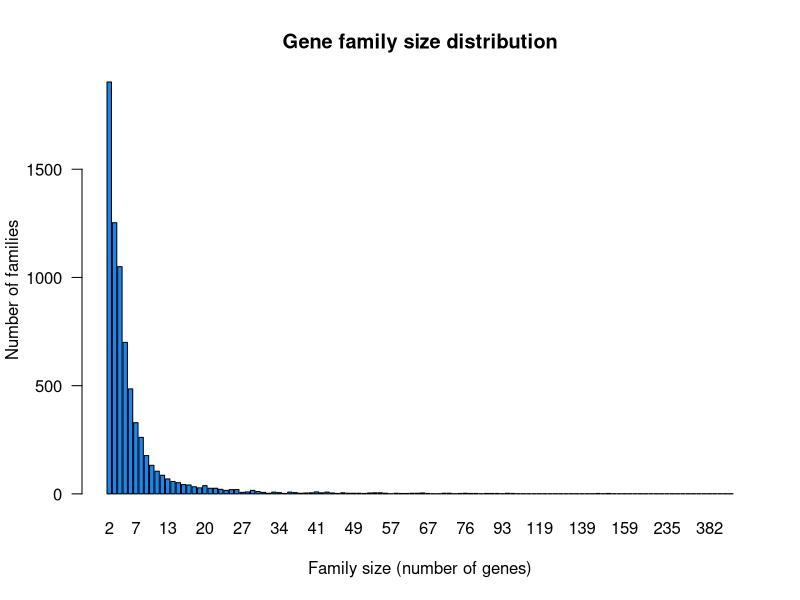

Generate this figure with R:
# 1. Load file (correct your path)
# lines <- readLines("C:/Users/eyabt/Desktop/comparative-genomics-project/examples/clustering_output.txt")
lines <- readLines("../../output/clusters/protein_families_filtered_blast_results_id30_qcov50_scov50_wcol12_network.txt")

# 2. Remove empty lines (if any)
lines <- lines[nzchar(lines)]

# 3. Count number of genes per family (per line)
# Split on tabs and spaces
family_sizes <- sapply(strsplit(lines, "[\t ]+"), length)

# 4. Distribution: how many families of size 1, 2, 3...
size_distribution <- table(family_sizes)

# 5. Plot result
barplot(size_distribution,
        xlab = "Family size (number of genes)",
        ylab = "Number of families",
        main = "Gene family size distribution",
        las = 1,
        col='dodgerblue2')

# head(families_df)
# geneName family
# 1 KRG88517      1
# 2 KRG88592      1